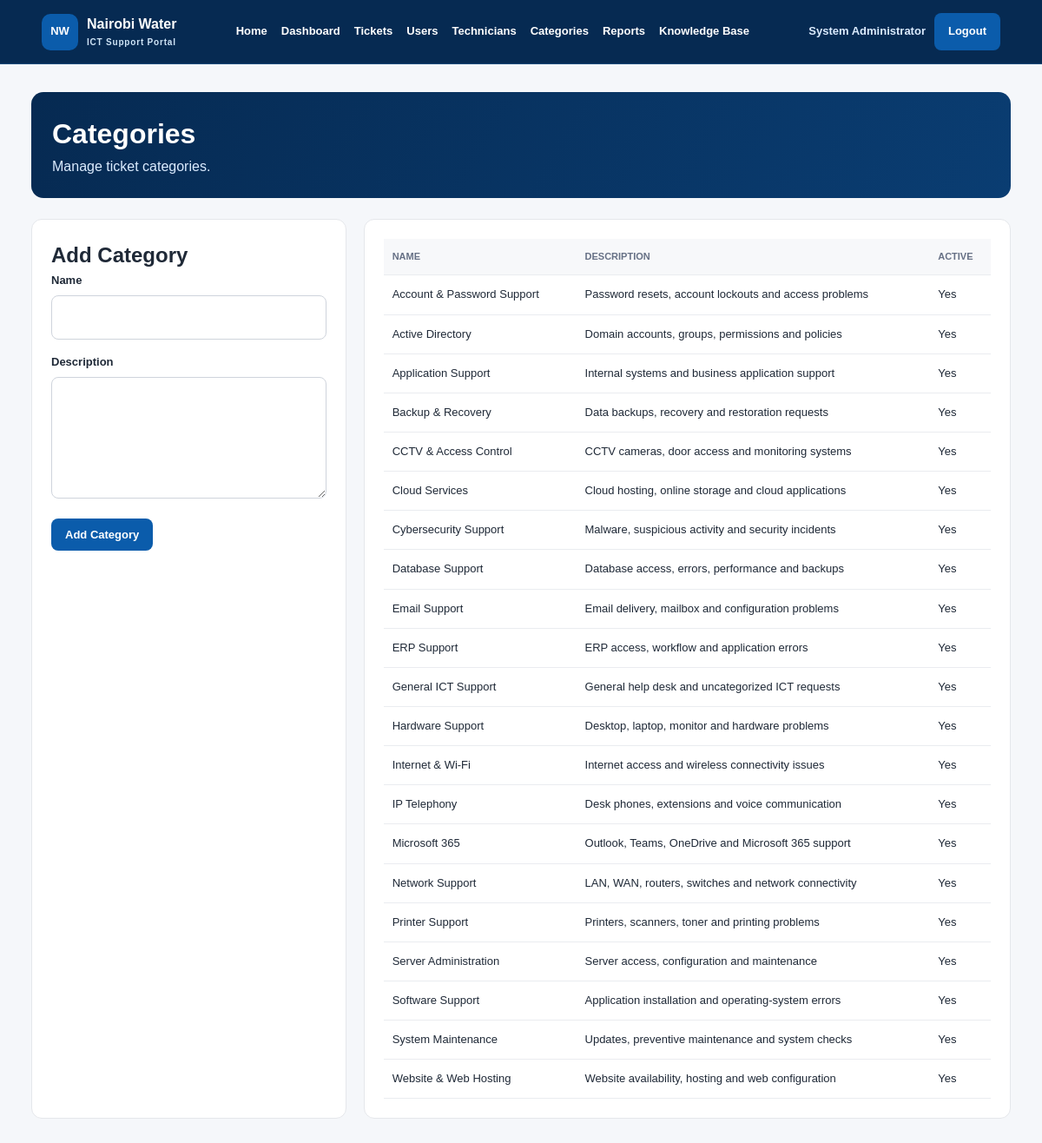
Screenshot of /admin/categories.php (signed in) with the database file from the repository.
### tables this page shows
CREATE TABLE categories (
    id INT UNSIGNED AUTO_INCREMENT PRIMARY KEY,
    name VARCHAR(120) NOT NULL UNIQUE,
    description VARCHAR(255) NULL,
    default_technician_id INT UNSIGNED NULL,
    is_active TINYINT(1) NOT NULL DEFAULT 1,
    created_at TIMESTAMP DEFAULT CURRENT_TIMESTAMP,

    CONSTRAINT fk_category_default_technician
        FOREIGN KEY (default_technician_id)
        REFERENCES technicians(id)
        ON DELETE SET NULL
        ON UPDATE CASCADE
);

### includes/auth.php (called while the page is built, shortened)
<?php
function e($value): string {
    return htmlspecialchars((string)$value, ENT_QUOTES, "UTF-8");
}
?>

### admin/categories.php (the view, shortened to what this page needs)
<?php
require_once "../includes/auth.php";
require_once "../config/db.php";
$rows=$conn->query("SELECT * FROM categories ORDER BY name");
?>
<!DOCTYPE html>
<html><head><meta charset="UTF-8"><meta name="viewport" content="width=device-width,initial-scale=1"><title>Categories</title><link rel="stylesheet" href="../css/style.css"></head>
<body><?php include "../includes/nav.php"; ?><main class="container">
<div class="dashboard-header"><div><h1>Categories</h1><p>Manage ticket categories.</p></div></div>
<div class="grid-3">
<section class="panel"><h2>Add Category</h2><form method="post"><div class="form-group"><label>Name</label><input name="name" required></div><div class="form-group"><label>Description</label><textarea name="description"></textarea></div><button class="btn btn-primary">Add Category</button></form></section>
<section class="panel" style="grid-column:span 2"><div class="table-wrap"><table><thead><tr><th>Name</th><th>Description</th><th>Active</th></tr></thead><tbody><?php while($r=$rows->fetch_assoc()): ?><tr><td><?= e($r["name"]) ?></td><td><?= e($r["description"] ?? "-") ?></td><td><?= $r["is_active"] ? "Yes" : "No" ?></td></tr><?php endwhile; ?></tbody></table></div></section>
</div></main></body></html>

### includes/nav.php
<?php
$role = $_SESSION["role"] ?? null;
?>
<header class="topbar">
  <a class="brand" href="/support_portal_v3/index.php">
    <span class="brand-mark">NW</span>
    <span>Nairobi Water <small>ICT Support Portal</small></span>
  </a>
  <nav class="main-nav">
    <a href="/support_portal_v3/index.php">Home</a>
    <?php if ($role === "user"): ?>
      <a href="/support_portal_v3/user/dashboard.php">Dashboard</a>
      <a href="/support_portal_v3/user/create_ticket.php">Create Ticket</a>
      <a href="/support_portal_v3/user/my_tickets.php">My Tickets</a>
      <a href="/support_portal_v3/user/notifications.php">Notifications</a>
    <?php elseif ($role === "technician"): ?>
      <a href="/support_portal_v3/technician/dashboard.php">Dashboard</a>
      <a href="/support_portal_v3/technician/assigned_tickets.php">Assigned Tickets</a>
      <a href="/support_portal_v3/technician/profile.php">Profile</a>
    <?php elseif ($role === "admin"): ?>
      <a href="/support_portal_v3/admin/dashboard.php">Dashboard</a>
      <a href="/support_portal_v3/admin/tickets.php">Tickets</a>
      <a href="/support_portal_v3/admin/users.php">Users</a>
      <a href="/support_portal_v3/admin/technicians.php">Technicians</a>
      <a href="/support_portal_v3/admin/categories.php">Categories</a>
      <a href="/support_portal_v3/admin/reports.php">Reports</a>
    <?php endif; ?>
    <a href="/support_portal_v3/knowledge/index.php">Knowledge Base</a>
  </nav>
  <div class="auth-actions">
    <?php if ($role): ?>
      <span class="user-chip"><?= e($_SESSION["name"] ?? "") ?></span>
      <a class="btn btn-primary" href="/support_portal_v3/logout.php">Logout</a>
    <?php else: ?>
      <a class="btn btn-outline" href="/support_portal_v3/login.php">Login</a>
      <a class="btn btn-primary" href="/support_portal_v3/register.php">Register</a>
    <?php endif; ?>
  </div>
</header>

### css/style.css (style rules this page uses)
:root { --red:#0b5cab;--red-dark:#073f78;--navy:#062a52;--ink:#1f2937;--muted:#667085; --line:#e5e7eb;--soft:#f5f7fa;--white:#ffffff;--green:#168447;--amber:#8a6400; }
* { box-sizing:border-box;margin:0;padding:0 }
body { font-family:Arial,Helvetica,sans-serif;background:var(--soft);color:var(--ink);line-height:1.55 }
a { text-decoration:none;color:inherit }
.topbar { min-height:74px;background:var(--navy);border-bottom:1px solid #174b7b;display:flex;align-items:center;justify-content:space-between;padding:0 4%;gap:18px;position:sticky;top:0;z-index:50 }
.brand { display:flex;align-items:center;gap:10px;font-weight:800 }
.brand-mark { display:grid;place-items:center;width:42px;height:42px;background:var(--red);color:#fff;border-radius:10px;font-size:13px }
.brand small { display:block;color:var(--muted);font-size:10px;letter-spacing:.08em }
.main-nav { display:flex;gap:16px;align-items:center }
.main-nav a { font-size:13px;font-weight:700;color:#ffffff }
.auth-actions { display:flex;gap:10px;align-items:center }
.user-chip { font-size:13px;font-weight:700;color:#dcecff }
.btn { display:inline-flex;align-items:center;justify-content:center;border-radius:8px;padding:10px 15px;border:1px solid transparent;font-size:13px;font-weight:800;cursor:pointer }
.btn-primary { background:var(--red);color:#fff }
.container { width:min(1180px,94%);margin:32px auto }
.grid-3 { display:grid;grid-template-columns:repeat(3,1fr);gap:20px }
.dashboard-header { display:flex;justify-content:space-between;align-items:center;gap:18px;margin-bottom:24px }
.dashboard-header p { color:var(--muted) }
.panel { background:#fff;border:1px solid var(--line);border-radius:12px;padding:22px;margin-bottom:22px }
.table-wrap { overflow-x:auto }
table { width:100%;border-collapse:collapse }
th,td { padding:12px 10px;text-align:left;border-bottom:1px solid #eaecf0;font-size:13px }
th { background:#f7f8fa;text-transform:uppercase;color:#667085;font-size:11px }
.form-group { margin-bottom:16px }
label { display:block;font-size:13px;font-weight:800;margin-bottom:7px }
input,select,textarea { width:100%;border:1px solid #cfd4dc;border-radius:8px;padding:12px 13px;font:inherit;background:#fff }
textarea { min-height:140px;resize:vertical }
.brand { color:#fff }
.brand small { color:#cfe5f7 }
.dashboard-header { background:linear-gradient(120deg,#062a52,#0a3d72);color:#fff;padding:24px;border-radius:14px }
.dashboard-header p { color:#dcecff }

### rows the page displays
categories: name "Account & Password Support", description "Password resets, account lockouts and access problems", is_active "Yes"
categories: name "Active Directory", description "Domain accounts, groups, permissions and policies", is_active "Yes"
categories: name "Application Support", description "Internal systems and business application support", is_active "Yes"
categories: name "Backup & Recovery", description "Data backups, recovery and restoration requests", is_active "Yes"
categories: name "CCTV & Access Control", description "CCTV cameras, door access and monitoring systems", is_active "Yes"
categories: name "Cloud Services", description "Cloud hosting, online storage and cloud applications", is_active "Yes"
categories: name "Cybersecurity Support", description "Malware, suspicious activity and security incidents", is_active "Yes"
categories: name "Database Support", description "Database access, errors, performance and backups", is_active "Yes"
categories: name "Email Support", description "Email delivery, mailbox and configuration problems", is_active "Yes"
categories: name "ERP Support", description "ERP access, workflow and application errors", is_active "Yes"
categories: name "General ICT Support", description "General help desk and uncategorized ICT requests", is_active "Yes"
categories: name "Hardware Support", description "Desktop, laptop, monitor and hardware problems", is_active "Yes"
categories: name "Internet & Wi-Fi", description "Internet access and wireless connectivity issues", is_active "Yes"
categories: name "IP Telephony", description "Desk phones, extensions and voice communication", is_active "Yes"
categories: name "Microsoft 365", description "Outlook, Teams, OneDrive and Microsoft 365 support", is_active "Yes"
categories: name "Network Support", description "LAN, WAN, routers, switches and network connectivity", is_active "Yes"
categories: name "Printer Support", description "Printers, scanners, toner and printing problems", is_active "Yes"
categories: name "Server Administration", description "Server access, configuration and maintenance", is_active "Yes"
categories: name "Software Support", description "Application installation and operating-system errors", is_active "Yes"
categories: name "System Maintenance", description "Updates, preventive maintenance and system checks", is_active "Yes"
categories: name "Website & Web Hosting", description "Website availability, hosting and web configuration", is_active "Yes"

### other values shown
$_SESSION["name"] "System Administrator"
